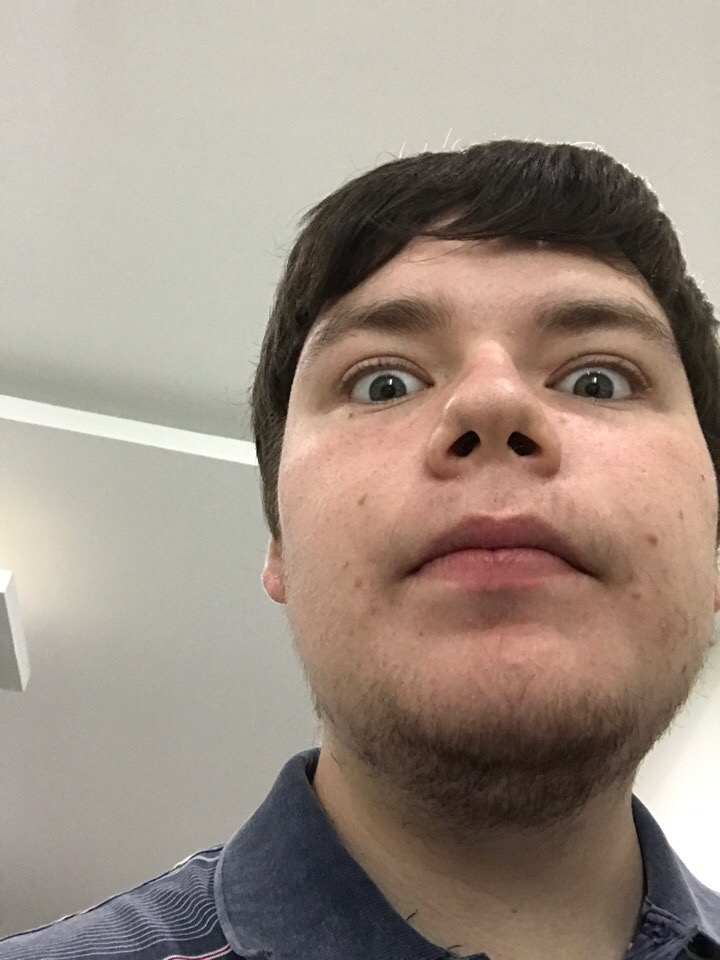
#> input picture Diplom3_with_DB/dataset/andrei/0.jpg, 720 x 960 px, given as the content of the folder ../../dataset/andrei/0.jpg, which was not available
$ python -i ATT_TEST.py   (imports and definitions only)   (Python 2 division)
#> lines starting #> are read from the running program, lines starting #| are printed output that depends on the picture; pictures that were not available may be replaced by others from this repository, and a replacement may not be noted
import cv2
import numpy as np
import os
from PIL import Image
from imutils import paths
import time

class EigenFacesRecognition:
    def __init__(self):
        cascadePath = "C:\\Users\\Andrew\\PycharmProjects\\Diplom\\detector\\haar_cascades_detection\\haarcascades\\haarcascade_frontalface_default.xml"
        self.faceCascade = cv2.CascadeClassifier(cascadePath)
        # 23 - сколько главных компонент мы берем (чем больше тем больше информации)
        # 2500 - порог, если точность классификации ниже то считаем что лицо неизвестно
        self.recog = cv2.face.EigenFaceRecognizer_create(23, 2500.0)

    def learning(self, path, number_of_people=5):
#> called with path = '../../dataset/andrei/0.jpg', number_of_people = 5
        image_paths = list(paths.list_images(path))
        images = []
        names = []
        start_time_learn = time.time()
        self.x_face_size = 92
        self.y_face_size = 112
        people_count = 0  # счетчик сколько фотографий данного человека уже взято
        last_name = -1
        for image_path in image_paths:
            gray = Image.open(image_path).convert('L')
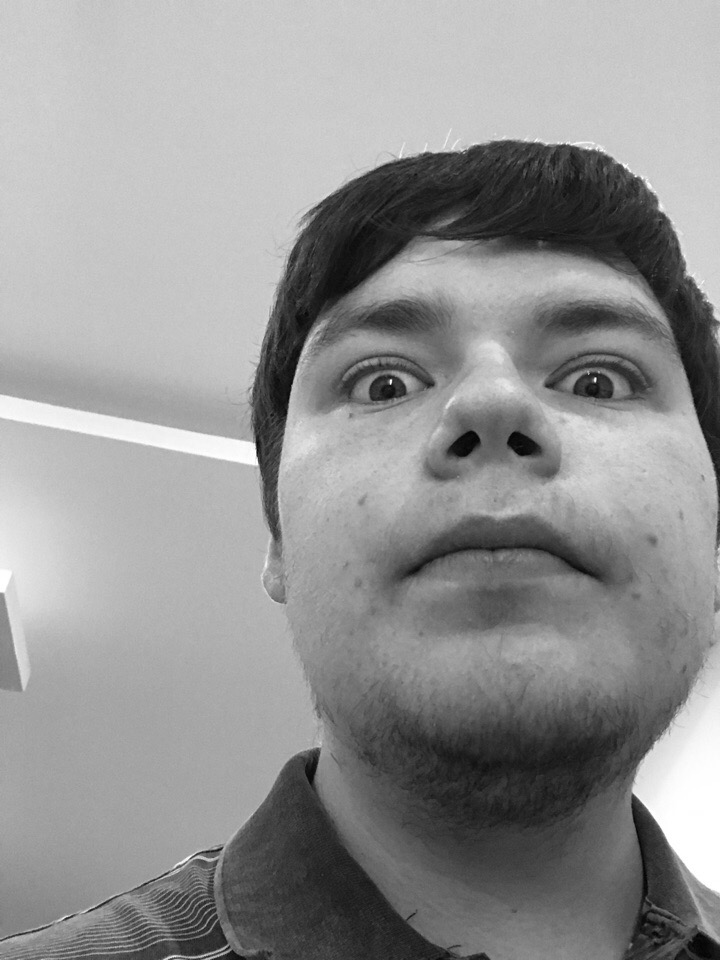
#> gray: PIL image 720x960 L; min 1, max 255, mean 147.4
            image = np.array(gray, 'uint8')
            image = cv2.resize(image, (self.x_face_size, self.y_face_size))
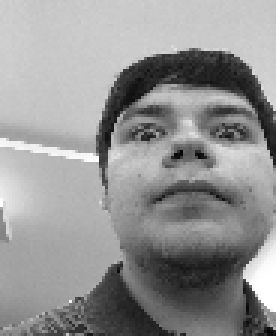
#> image: shape (112, 92) (shown 3 times larger); min 4, max 255, mean 147.4
#> (the run stopped early here; a loop or call above may not have finished)

$ run again, on Diplom3_with_DB/dataset/andrei/1.jpg
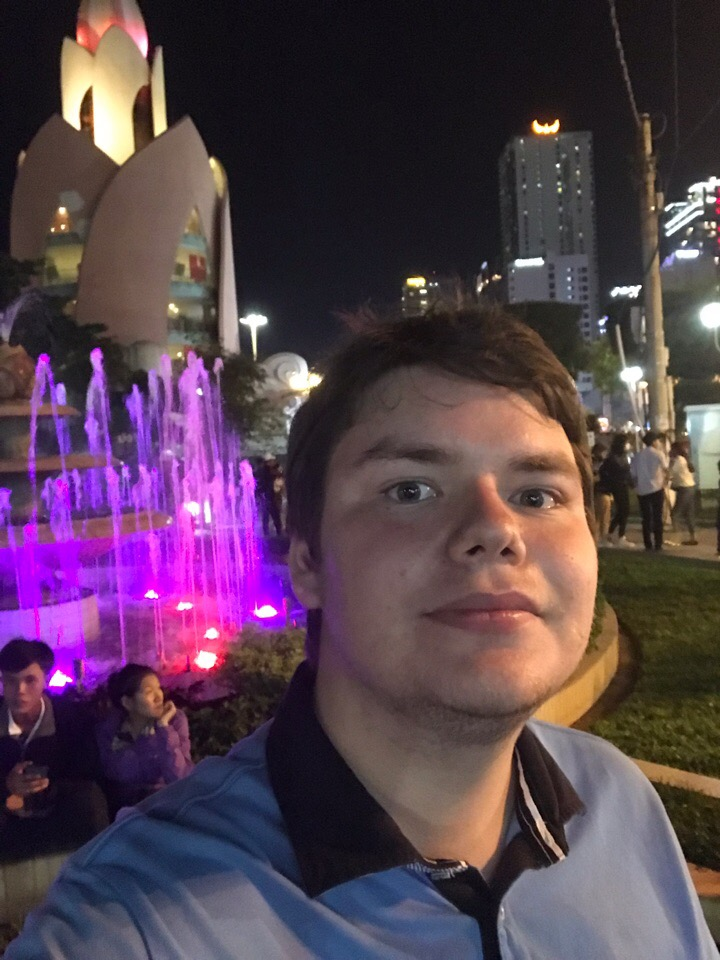
#> input picture Diplom3_with_DB/dataset/andrei/1.jpg, 720 x 960 px, given as the content of the folder ../../dataset/andrei/1.jpg, which was not available
#> in learning, `gray = Image.open(image_path).convert('L')`:
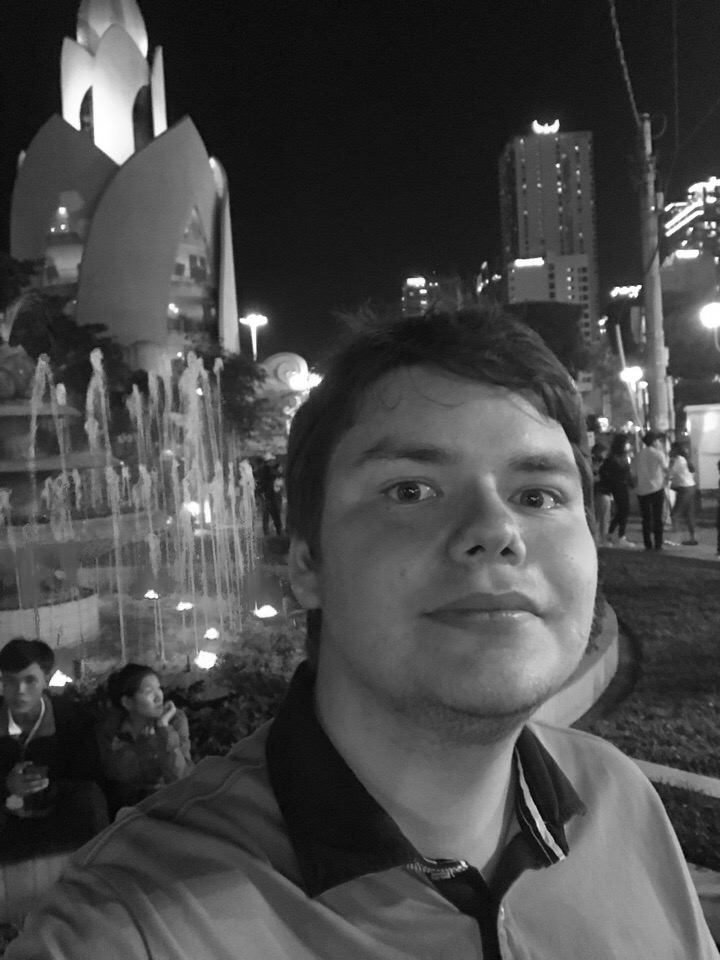
#> gray: PIL image 720x960 L; min 1, max 255, mean 72.4
#> in learning, `image = cv2.resize(image, (self.x_face_size, self.y_face_size))`:
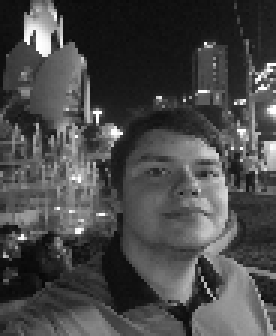
#> image: shape (112, 92) (shown 3 times larger); min 7, max 255, mean 72.2

$ run again, on Diplom3_with_DB/dataset/andrei/10.jpg
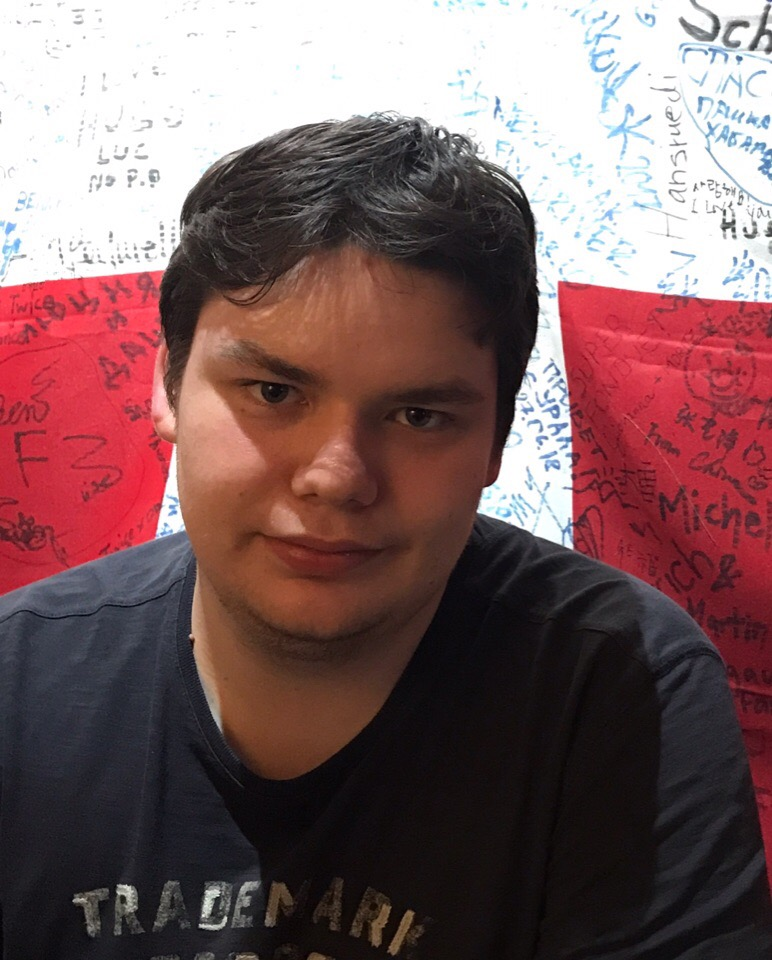
#> input picture Diplom3_with_DB/dataset/andrei/10.jpg, 772 x 960 px, given as the content of the folder ../../dataset/andrei/10.jpg, which was not available
#> in learning, `gray = Image.open(image_path).convert('L')`:
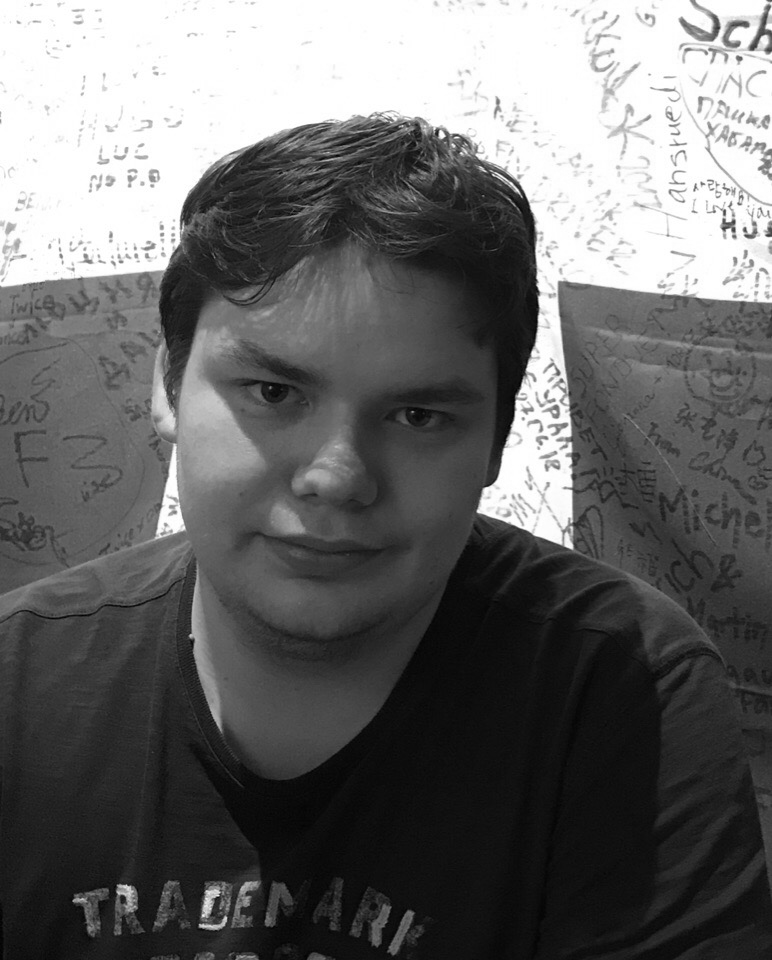
#> gray: PIL image 772x960 L; min 1, max 255, mean 103.7
#> in learning, `image = cv2.resize(image, (self.x_face_size, self.y_face_size))`:
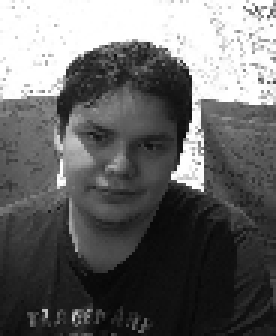
#> image: shape (112, 92) (shown 3 times larger); min 4, max 255, mean 103.5

$ run again, on Diplom3_with_DB/dataset/andrei/11.jpg
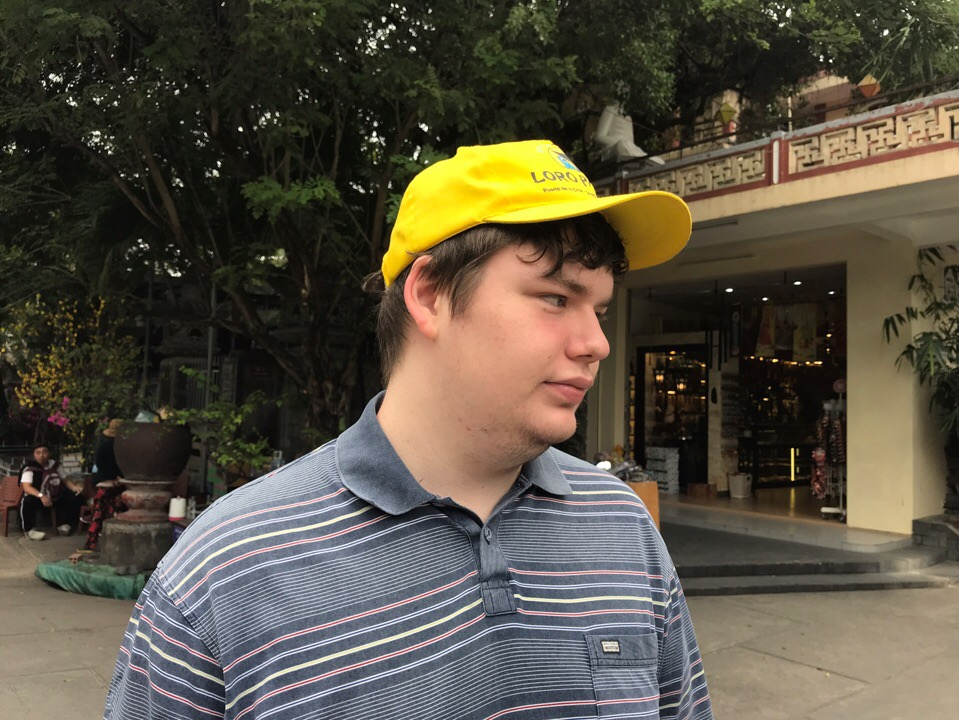
#> input picture Diplom3_with_DB/dataset/andrei/11.jpg, 959 x 720 px, given as the content of the folder ../../dataset/andrei/11.jpg, which was not available
#> in learning, `gray = Image.open(image_path).convert('L')`:
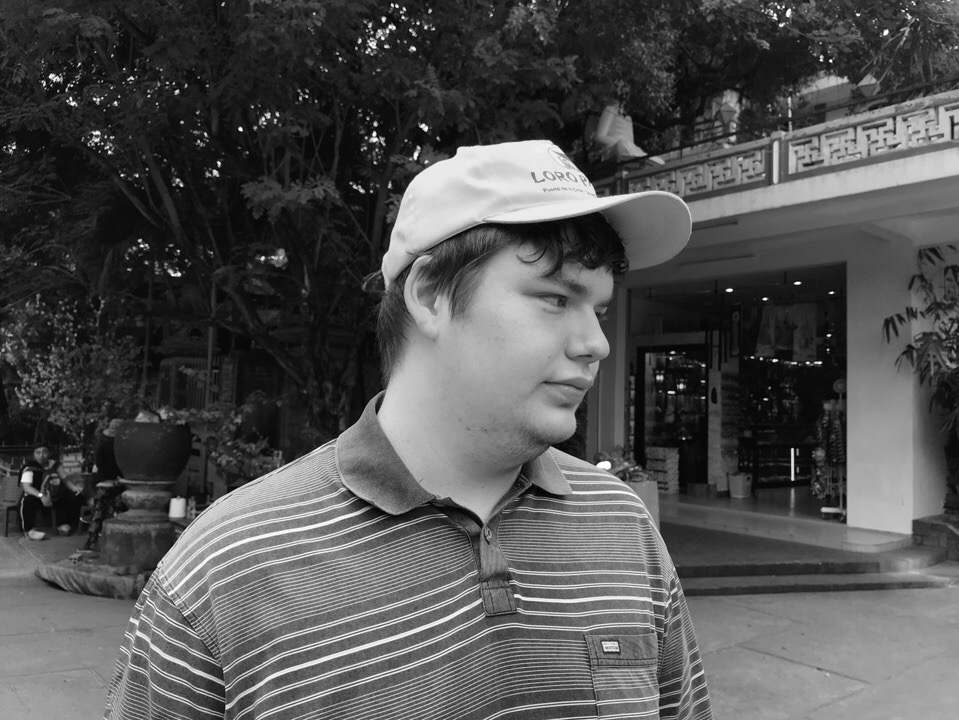
#> gray: PIL image 959x720 L; min 0, max 255, mean 81.6
#> in learning, `image = cv2.resize(image, (self.x_face_size, self.y_face_size))`:
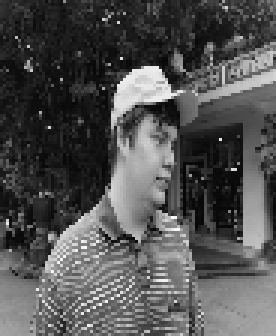
#> image: shape (112, 92) (shown 3 times larger); min 5, max 253, mean 81.9
